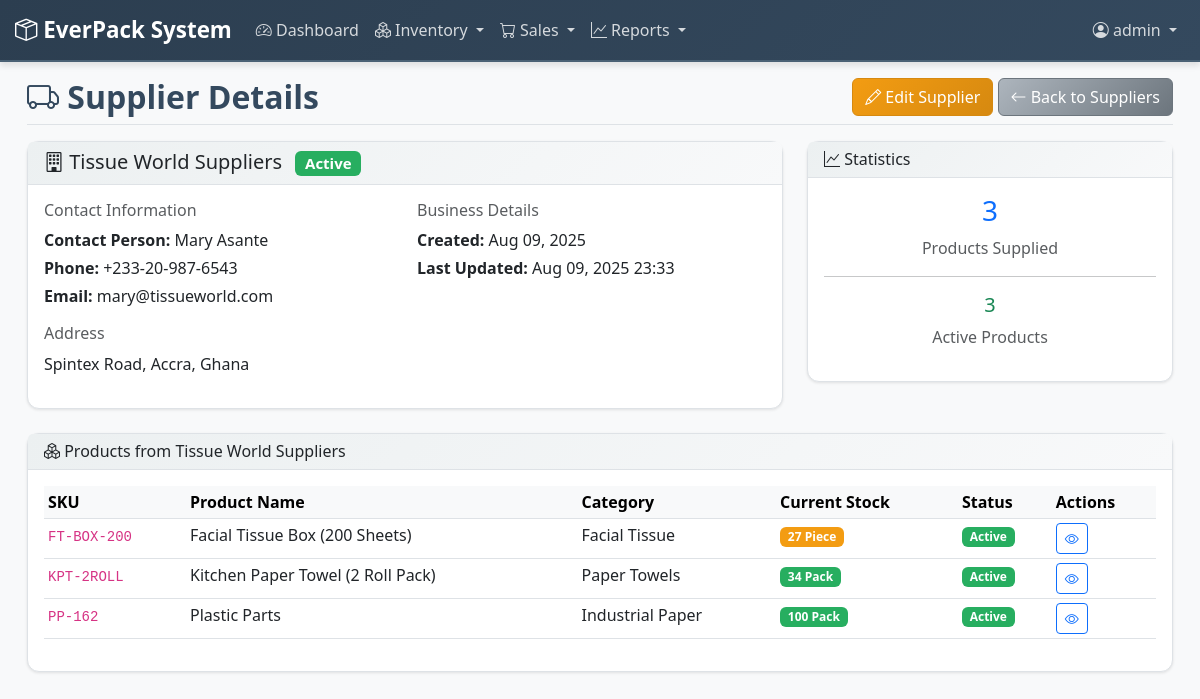
/inventory/suppliers/2/ (signed in), run on the app's committed database.
### inventory/models.py (models this page shows, shortened)
class Supplier(models.Model):
    name = models.CharField(max_length=200)
    contact_person = models.CharField(max_length=100)
    phone = models.CharField(max_length=20)
    email = models.EmailField(blank=True, null=True)
    address = models.TextField()
    created_at = models.DateTimeField(auto_now_add=True)
    updated_at = models.DateTimeField(auto_now=True)
    is_active = models.BooleanField(default=True)
    class Meta:
        ordering = ['name']

class Product(models.Model):
    UNIT_CHOICES = [
        ('PACK', 'Pack'),
        ('CARTON', 'Carton'),
        ('PIECE', 'Piece'),
        ('ROLL', 'Roll'),
    ]
    name = models.CharField(max_length=200)
    description = models.TextField(blank=True)
    category = models.ForeignKey(Category, on_delete=models.CASCADE, related_name='products')
    sku = models.CharField(max_length=50, unique=True, help_text="Stock Keeping Unit")
    barcode = models.CharField(max_length=100, blank=True, null=True)
    unit = models.CharField(max_length=10, choices=UNIT_CHOICES, default='PACK')
    cost_price = models.DecimalField(max_digits=10, decimal_places=2)
    selling_price = models.DecimalField(max_digits=10, decimal_places=2)
    minimum_stock_level = models.PositiveIntegerField(default=10)
    supplier = models.ForeignKey(Supplier, on_delete=models.CASCADE, related_name='products')
    created_at = models.DateTimeField(auto_now_add=True)
    updated_at = models.DateTimeField(auto_now=True)
    is_active = models.BooleanField(default=True)
    @property
    def current_stock(self):
        stock_in = self.stock_movements.filter(movement_type='IN').aggregate(
            total=models.Sum('quantity'))['total'] or 0
        stock_out = self.stock_movements.filter(movement_type='OUT').aggregate(
            total=models.Sum('quantity'))['total'] or 0
        return stock_in - stock_out
    @property
    def is_low_stock(self):
        return self.current_stock <= self.minimum_stock_level
    class Meta:
        ordering = ['name']

class Category(models.Model):
    name = models.CharField(max_length=100, unique=True)
    description = models.TextField(blank=True)
    created_at = models.DateTimeField(auto_now_add=True)
    class Meta:
        ordering = ['name']
        verbose_name_plural = 'Categories'

### inventory/views.py (the view)
# urls.py: path('suppliers/<int:pk>/', views.SupplierDetailView.as_view(), name='supplier_detail'),
class SupplierDetailView(LoginRequiredMixin, DetailView):
    model = Supplier
    template_name = 'inventory/supplier_detail.html'
    context_object_name = 'supplier'
    def get_context_data(self, **kwargs):
        context = super().get_context_data(**kwargs)
        context['active_products_count'] = self.object.products.filter(is_active=True).count()
        return context

### accounts/templatetags/role_tags.py (called while the page is built, shortened)
@register.filter
def get_user_role(user):
    if not user or not user.is_authenticated:
        return None
    if user.is_superuser:
        return 'admin'

@register.simple_tag
def can_access_app(user, app_name):
    role = get_user_role(user)
    role_permissions = {
        'admin': ['dashboard', 'inventory', 'sales', 'reports', 'accounts'],
        'manager': ['dashboard', 'inventory', 'sales', 'reports', 'accounts'],
        'sales_rep': ['dashboard', 'inventory', 'sales']
    }
    if not role or role not in role_permissions:
        return False
    return app_name in role_permissions[role]

@register.simple_tag
def can_perform_action(user, action):
    role = get_user_role(user)
    role_actions = {
        'admin': ['view', 'add', 'change', 'delete'],
        'manager': ['view', 'add', 'change'],
        'sales_rep': ['view', 'add', 'change']
    }
    if not role or role not in role_actions:
        return False
    return action in role_actions[role]

### templates/inventory/supplier_detail.html (shortened to what this page needs)
{% extends 'base.html' %}
{% block page_title %}
    <i class="bi bi-truck"></i> Supplier Details
{% endblock %}
{% block page_actions %}
    <a href="{% url 'inventory:supplier_edit' supplier.pk %}" class="btn btn-warning">
        <i class="bi bi-pencil"></i> Edit Supplier
    </a>
    <a href="{% url 'inventory:supplier_list' %}" class="btn btn-secondary">
        <i class="bi bi-arrow-left"></i> Back to Suppliers
    </a>
{% endblock %}
{% block content %}
<div class="row">
    <div class="col-md-8">
        <div class="card">
            <div class="card-header">
                <h5 class="card-title mb-0">
                    <i class="bi bi-building"></i> {{ supplier.name }}
                    {% if supplier.is_active %}
                        <span class="badge bg-success ms-2">Active</span>
                    {% else %}
                        <span class="badge bg-secondary ms-2">Inactive</span>
                    {% endif %}
                </h5>
            </div>
            <div class="card-body">
                <div class="row">
                    <div class="col-md-6">
                        <h6 class="text-muted">Contact Information</h6>
                        <p class="mb-1">
                            <strong>Contact Person:</strong> {{ supplier.contact_person }}
                        </p>
                        <p class="mb-1">
                            <strong>Phone:</strong> {{ supplier.phone }}
                        </p>
                        <p class="mb-3">
                            <strong>Email:</strong> {{ supplier.email|default:"Not provided" }}
                        </p>
                    </div>
                    <div class="col-md-6">
                        <h6 class="text-muted">Business Details</h6>
                        <p class="mb-1">
                            <strong>Created:</strong> {{ supplier.created_at|date:"M d, Y" }}
                        </p>
                        <p class="mb-1">
                            <strong>Last Updated:</strong> {{ supplier.updated_at|date:"M d, Y H:i" }}
                        </p>
                    </div>
                </div>
                <h6 class="text-muted">Address</h6>
                <p class="mb-3">{{ supplier.address }}</p>
            </div>
        </div>
    </div>
    <div class="col-md-4">
        <div class="card">
            <div class="card-header">
                <h6 class="card-title mb-0">
                    <i class="bi bi-graph-up"></i> Statistics
                </h6>
            </div>
            <div class="card-body">
                <div class="text-center">
                    <h3 class="text-primary">{{ supplier.products.count }}</h3>
                    <p class="text-muted">Products Supplied</p>
                </div>
                <hr>
                <div class="text-center">
                    <h5 class="text-success">{{ active_products_count }}</h5>
                    <p class="text-muted">Active Products</p>
                </div>
            </div>
        </div>
    </div>
</div>
{% if supplier.products.exists %}
<div class="card mt-4">
    <div class="card-header">
        <h6 class="card-title mb-0">
            <i class="bi bi-boxes"></i> Products from {{ supplier.name }}
        </h6>
    </div>
    <div class="card-body">
        <div class="table-responsive">
            <table class="table table-sm">
                <thead class="table-light">
                    <tr>
                        <th>SKU</th>
                        <th>Product Name</th>
                        <th>Category</th>
                        <th>Current Stock</th>
                        <th>Status</th>
                        <th>Actions</th>
                    </tr>
                </thead>
                <tbody>
                    {% for product in supplier.products.all %}
                    <tr>
                        <td><code>{{ product.sku }}</code></td>
                        <td>{{ product.name }}</td>
                        <td>{{ product.category.name }}</td>
                        <td>
                            <span class="badge {% if product.is_low_stock %}bg-warning{% elif product.current_stock == 0 %}bg-danger{% else %}bg-success{% endif %}">
                                {{ product.current_stock }} {{ product.get_unit_display }}
                            </span>
                        </td>
                        <td>
                            {% if product.is_active %}
                                <span class="badge bg-success">Active</span>
                            {% else %}
                                <span class="badge bg-secondary">Inactive</span>
                            {% endif %}
                        </td>
                        <td>
                            <a href="{% url 'inventory:product_detail' product.pk %}" class="btn btn-outline-primary btn-sm" title="View Product">
                                <i class="bi bi-eye"></i>
                            </a>
                        </td>
                    </tr>
                    {% endfor %}
                </tbody>
            </table>
        </div>
    </div>
</div>
{% endif %}
{% endblock %}

### templates/base.html (shortened to what this page needs)
{% load role_tags %}
<!DOCTYPE html>
<html lang="en">
<head>
    <link href="https://cdn.jsdelivr.net/npm/bootstrap@5.3.0/dist/css/bootstrap.min.css" rel="stylesheet">
    <link rel="stylesheet" href="https://cdn.jsdelivr.net/npm/bootstrap-icons@1.10.0/font/bootstrap-icons.css">
</head>
<body>
    <nav class="navbar navbar-expand-lg navbar-dark bg-success">
        <div class="container-fluid">
            <a class="navbar-brand" href="{% url 'dashboard:home' %}">
                <i class="bi bi-box-seam"></i> EverPack System
            </a>
            <div class="collapse navbar-collapse" id="navbarNav">
                <ul class="navbar-nav me-auto">
                    {% can_access_app user 'dashboard' as can_dashboard %}
                    {% if can_dashboard %}
                    <li class="nav-item">
                        <a class="nav-link" href="{% url 'dashboard:home' %}">
                            <i class="bi bi-speedometer2"></i> Dashboard
                        </a>
                    </li>
                    {% endif %}
                    {% can_access_app user 'inventory' as can_inventory %}
                    {% if can_inventory %}
                    <li class="nav-item dropdown">
                        <a class="nav-link dropdown-toggle" href="#" id="inventoryDropdown" role="button" data-bs-toggle="dropdown">
                            <i class="bi bi-boxes"></i> Inventory
                        </a>
                            {% can_perform_action user 'delete' as can_manage_stock %}
                    </li>
                    {% endif %}
                    {% can_access_app user 'sales' as can_sales %}
                    {% if can_sales %}
                    <li class="nav-item dropdown">
                        <a class="nav-link dropdown-toggle" href="#" id="salesDropdown" role="button" data-bs-toggle="dropdown">
                            <i class="bi bi-cart"></i> Sales
                        </a>
                    </li>
                    {% endif %}
                    {% can_access_app user 'reports' as can_reports %}
                    {% if can_reports %}
                    <li class="nav-item dropdown">
                        <a class="nav-link dropdown-toggle" href="#" id="reportsDropdown" role="button" data-bs-toggle="dropdown">
                            <i class="bi bi-graph-up"></i> Reports
                        </a>
                    </li>
                    {% endif %}
                </ul>
                {% if user.is_authenticated %}
                <ul class="navbar-nav">
                    <li class="nav-item dropdown">
                        <a class="nav-link dropdown-toggle" href="#" id="userDropdown" role="button" data-bs-toggle="dropdown" aria-expanded="false">
                            <i class="bi bi-person-circle"></i> {{ user.get_full_name|default:user.username }}
                        </a>
                    </li>
                </ul>
                {% else %}
                <ul class="navbar-nav">
                    <li class="nav-item">
                        <a class="nav-link" href="{% url 'accounts:login' %}">Login</a>
                    </li>
                </ul>
                {% endif %}
            </div>
        </div>
    </nav>
    <div class="container-fluid">
        <div class="row">
            <main class="col-md-12 ms-sm-auto px-md-4">
                <div class="d-flex justify-content-between flex-wrap flex-md-nowrap align-items-start pt-3 pb-2 mb-3 border-bottom">
                    <h1 class="h2 mb-2 mb-md-0">{% block page_title %}Page Title{% endblock %}</h1>
                    <div class="page-actions">
                        {% block page_actions %}{% endblock %}
                    </div>
                </div>
                {% block content %}{% endblock %}
            </main>
        </div>
    </div>
</body>
</html>

### templates/base.html (style rules this page uses)
:root { --primary-900: #1a252f; --primary-800: #2c3e50; --primary-700: #34495e; --primary-600: #4a6174; --primary-500: #5d6d7e; --primary-400: #7f8c8d; --primary-300: #95a5a6; --primary-200: #bdc3c7; --primary-100: #ecf0f1; --primary-50: #f8f9fa; --blue-600: #2980b9; --blue-500: #3498db; --blue-400: #5dade2; --blue-300: #85c1e9; --blue-200: #aed6f1; --blue-100: #d6eaf8; --blue-50: #ebf5fb; --success-600: #1e8449; --success-500: #27ae60; --success-400: #52c882; --success-100: #d5f4e6; --success-50: #eafaf1; --warning-600: #d68910; --warning-500: #f39c12; --warning-400: #f5b041; --warning-100: #fcf3cf; --warning-50: #fef9e7; --danger-600: #c0392b; --danger-500: #e74c3c; --danger-400: #ec7063; --danger-100: #fadbd8; --danger-50: #fdedec; --info-600: #138496; --info-500: #17a2b8; --info-400: #45b7c8; --info-100: #d1ecf1; --info-50: #e8f6f8; --gray-900: #212529; --gray-800: #343a40; --gray-700: #495057; --gray-600: #6c757d; --gray-500: #adb5bd; --gray-400: #ced4da; --gray-300: #dee2e6; --gray-200: #e9ecef; --gray-100: #f8f9fa; --gray-50: #ffffff; --bg-primary: #ffffff; --bg-secondary: #f8f9fa; --bg-tertiary: #e9ecef; --bg-dark: #2c3e50; --bg-overlay: rgba(44, 62, 80, 0.8); --text-primary: #212529; --text-secondary: #6c757d; --text-muted: #adb5bd; --text-white: #ffffff; --text-light: rgba(255, 255, 255, 0.8); --border-light: #dee2e6; --border-medium: #ced4da; --border-dark: #6c757d; --shadow-sm: 0 1px 3px rgba(0, 0, 0, 0.1); --shadow-md: 0 4px 6px rgba(0, 0, 0, 0.1); --shadow-lg: 0 10px 25px rgba(0, 0, 0, 0.1); --shadow-xl: 0 20px 40px rgba(0, 0, 0, 0.1); }
.navbar { background: linear-gradient(135deg, var(--primary-800), var(--primary-700)) !important; border-bottom: 2px solid var(--primary-600); box-shadow: var(--shadow-md); }
.navbar-brand { font-weight: bold; color: var(--text-white) !important; font-size: 1.4rem; }
.navbar-nav .nav-link { color: var(--text-light) !important; font-weight: 500; transition: color 0.3s ease; }
.card { background: var(--bg-primary); border: 1px solid var(--border-light); border-radius: 12px; box-shadow: var(--shadow-sm); transition: box-shadow 0.3s ease, transform 0.2s ease; }
.card-header { background: linear-gradient(135deg, var(--primary-100), var(--primary-50)); border-bottom: 1px solid var(--border-light); color: var(--text-primary); font-weight: 600; }
.btn-warning { background: linear-gradient(135deg, var(--warning-500), var(--warning-600)); border-color: var(--warning-600); color: var(--text-white); }
.btn-secondary { background: linear-gradient(135deg, var(--gray-500), var(--gray-600)); border-color: var(--gray-600); color: var(--text-white); }
.badge.bg-success { background: var(--success-500) !important; }
.badge.bg-warning { background: var(--warning-500) !important; color: var(--text-white) !important; }
.table { color: var(--text-primary); }
.table-light { background: var(--primary-50); border-color: var(--border-light); }
body { background: var(--bg-secondary); color: var(--text-primary); }
.h2, h2 { color: var(--primary-700); font-weight: 600; }
body { overflow-x: hidden; }
.container-fluid { padding-left: 15px; padding-right: 15px; }

### data on the page
Supplier: name "Tissue World Suppliers", contact_person "Mary Asante", phone "+233-20-987-6543", email "mary@tissueworld.com", created_at "Aug 09, 2025", updated_at "Aug 09, 2025 23:33", address "Spintex Road, Accra, Ghana", products.count "3"
Product: sku "FT-BOX-200", name "Facial Tissue Box (200 Sheets)", category.name "Facial Tissue", current_stock "27", unit "Piece", is_active "Active"
Product: sku "KPT-2ROLL", name "Kitchen Paper Towel (2 Roll Pack)", category.name "Paper Towels", current_stock "34", unit "Pack", is_active "Active"
Product: sku "PP-162", name "Plastic Parts", category.name "Industrial Paper", current_stock "100", unit "Pack", is_active "Active"

### other printed values
{{ user.get_full_name|default:user.username }} "admin"
{{ active_products_count }} "3"
